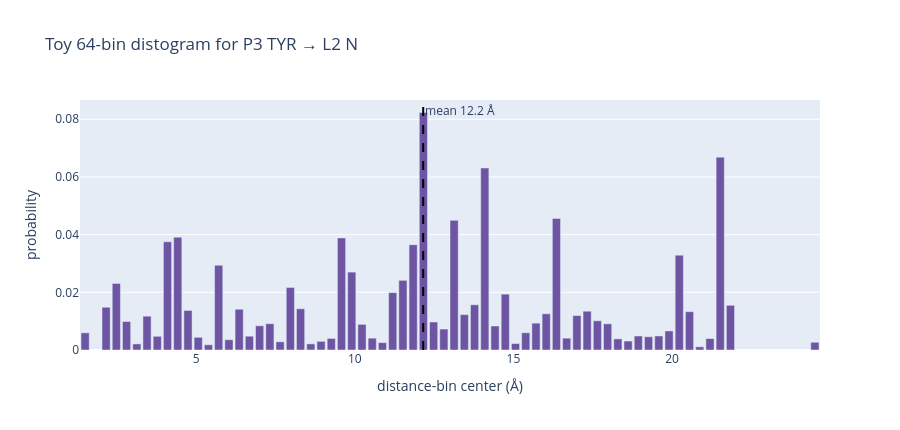

Notebook source saved alongside this figure:
### Markdown cell above
## 5. From pair features to a distogram and a pocket crop

A learned linear head converts each final pair vector into 64 logits. Softmax turns those logits into a distance distribution:

$$
p_{ij}(b)=\operatorname{softmax}_b(W_dz_{ij}),\qquad
\mathbb{E}[d_{ij}]=\sum_b p_{ij}(b)c_b.
$$

Here $c_b$ is the center of distance bin $b$. Nesso uses the predicted distances to identify a provisional pocket. The released configuration refines tokens within **22 Å**, capped at **256 tokens**, and constructs the affinity region using a tighter predicted **15 Å** neighborhood. Because the crop comes from predicted distances, an early pocket error can remove useful context from later stages.

The probabilities below come from a random teaching head. They demonstrate the conversion only; their distances are not predictions.

### Code cell
g = torch.Generator().manual_seed(19)
w_dist = torch.randn(128, 64, generator=g) / math.sqrt(128)
dist_logits = trace.z_final @ w_dist
expected_distance, normalized_entropy = expected_distance_and_entropy(dist_logits)
probability = dist_logits[i, j].softmax(dim=-1)
centers = torch.empty(64)
boundaries = torch.linspace(2, 22, 63)
centers[0], centers[-1] = 1.5, 24.5
centers[1:-1] = (boundaries[:-1] + boundaries[1:]) / 2

fig = go.Figure(go.Bar(x=centers.numpy(), y=probability.numpy(), marker_color="#6d55a3"))
fig.add_vline(x=float(expected_distance[i, j]), line_dash="dash", line_color="black",
              annotation_text=f"mean {expected_distance[i,j]:.1f} Å")
fig.update_layout(title=f"Toy 64-bin distogram for {labels[i]} → {labels[j]}",
                  xaxis_title="distance-bin center (Å)", yaxis_title="probability", height=430)
fig.show()

print(f"Expected distance: {expected_distance[i,j]:.2f} Å")
print(f"Normalized entropy: {normalized_entropy[i,j]:.3f} (0=concentrated, 1=uniform)")

### Figure 1 — Plotly figure (JSON) as saved in the notebook; plotly's stock layout.template omitted (floating-point values rounded to 4 significant figures)
{"data": [{"marker": {"color": "#6d55a3"}, "type": "bar", "x": [1.5, 2.161, 2.484, 2.806, 3.129, 3.452, 3.774, 4.097, 4.419, 4.742, 5.065, 5.387, 5.71, 6.032, 6.355, 6.677, 7, 7.323, 7.645, 7.968, 8.29, 8.613, 8.935, 9.258, 9.581, 9.903, 10.23, 10.55, 10.87, 11.19, 11.52, 11.84, 12.16, 12.48, 12.81, 13.13, 13.45, 13.77, 14.1, 14.42, 14.74, 15.06, 15.39, 15.71, 16.03, 16.35, 16.68, 17, 17.32, 17.65, 17.97, 18.29, 18.61, 18.94, 19.26, 19.58, 19.9, 20.23, 20.55, 20.87, 21.19, 21.52, 21.84, 24.5], "y": [0.005961, 0.01482, 0.02309, 0.009866, 0.002107, 0.01174, 0.004747, 0.03752, 0.03912, 0.01372, 0.004404, 0.00182, 0.02939, 0.003567, 0.01412, 0.004789, 0.0084, 0.009123, 0.002855, 0.02169, 0.01429, 0.002115, 0.002999, 0.004013, 0.03888, 0.02701, 0.008893, 0.004101, 0.002564, 0.01989, 0.02415, 0.03652, 0.08236, 0.009721, 0.007263, 0.04496, 0.01227, 0.01569, 0.06312, 0.008317, 0.01937, 0.002246, 0.005987, 0.009303, 0.01256, 0.04561, 0.004109, 0.01195, 0.01345, 0.01013, 0.009086, 0.003858, 0.003108, 0.004859, 0.004598, 0.004872, 0.006609, 0.03289, 0.01329, 0.001115, 0.003954, 0.06688, 0.01551, 0.002678]}], "layout": {"annotations": [{"showarrow": false, "text": "mean 12.2 Å", "x": 12.16, "xanchor": "left", "xref": "x", "y": 1, "yanchor": "top", "yref": "y domain"}], "height": 430, "shapes": [{"line": {"color": "black", "dash": "dash"}, "type": "line", "x0": 12.16, "x1": 12.16, "xref": "x", "y0": 0, "y1": 1, "yref": "y domain"}], "title": {"text": "Toy 64-bin distogram for P3 TYR → L2 N"}, "xaxis": {"title": {"text": "distance-bin center (Å)"}}, "yaxis": {"title": {"text": "probability"}}}}
